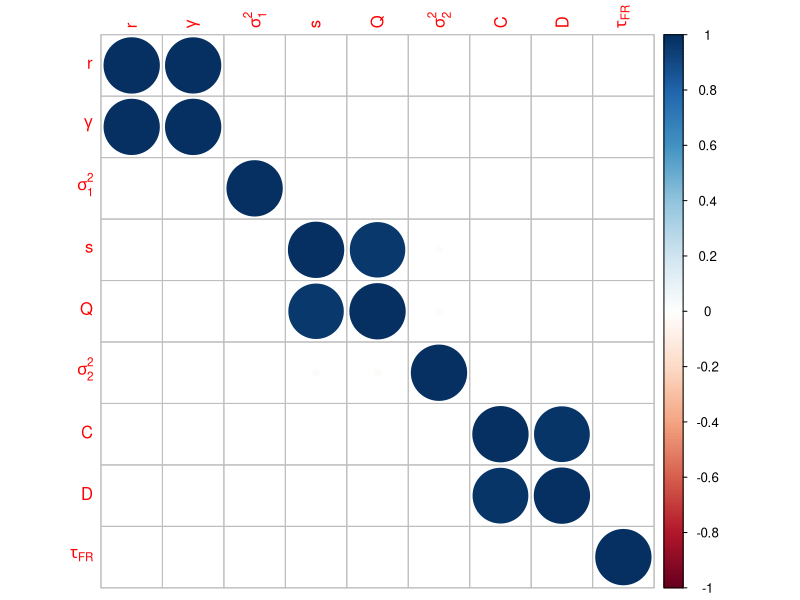
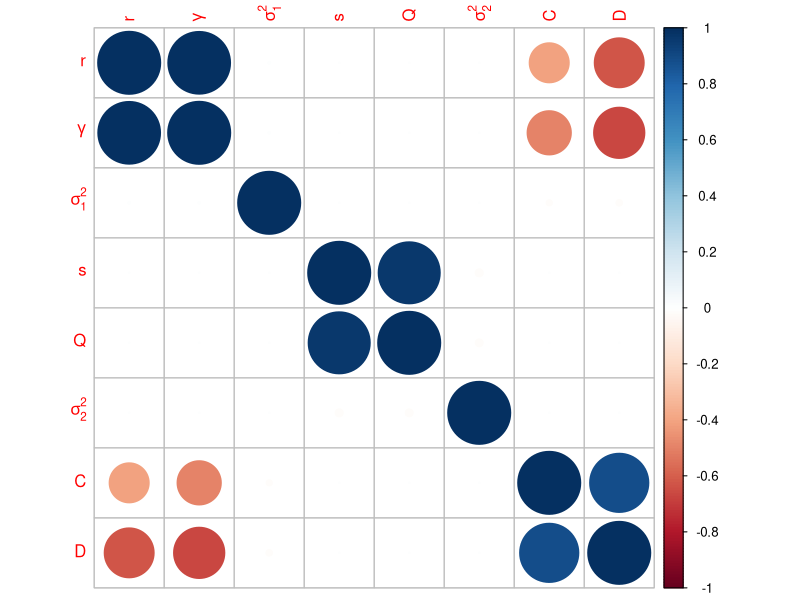
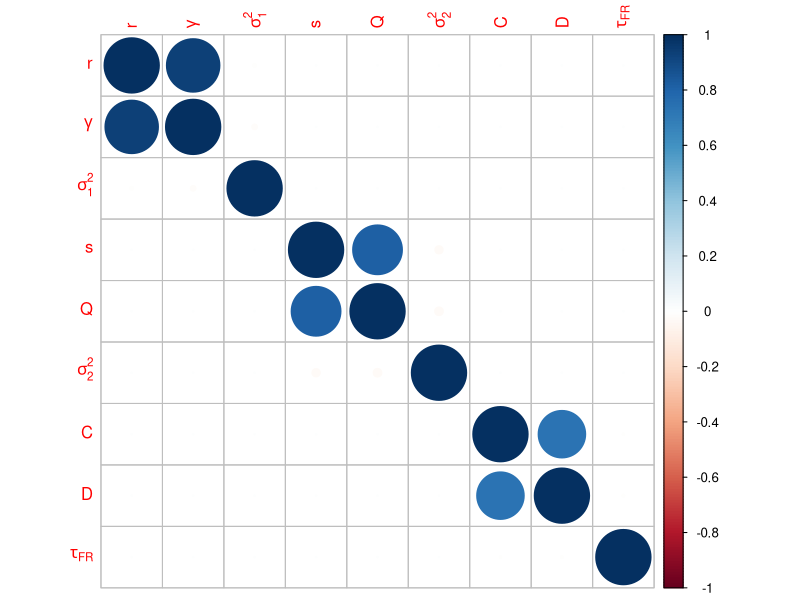
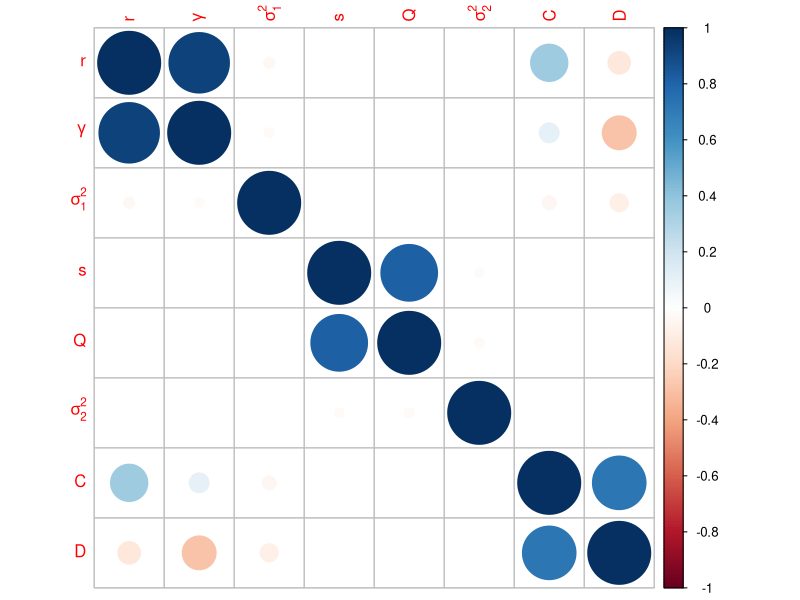
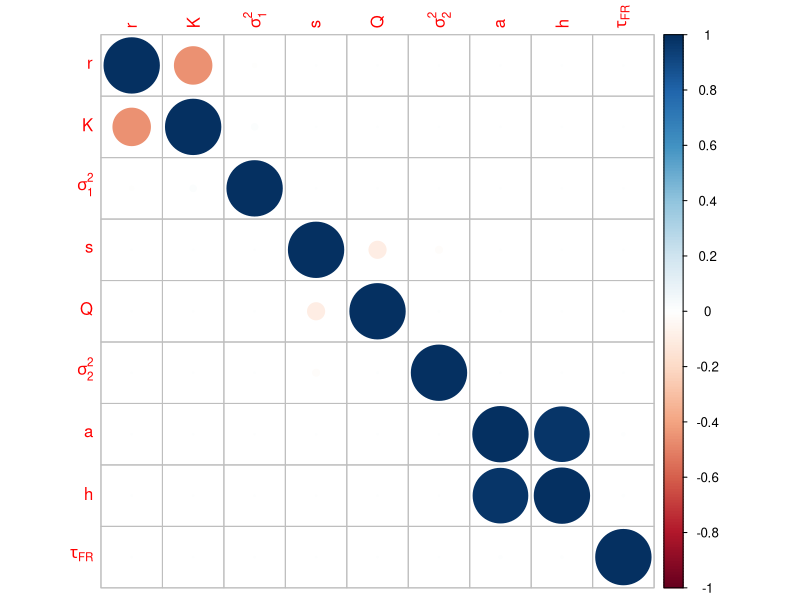
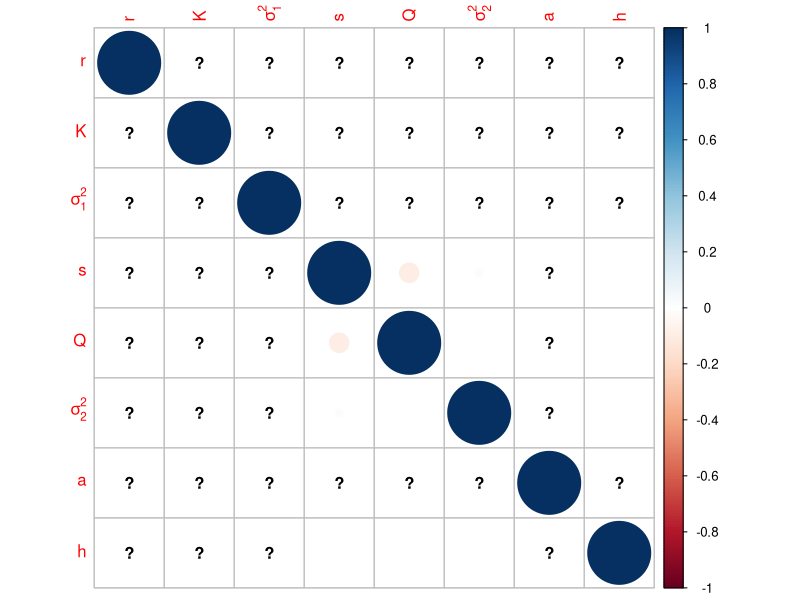
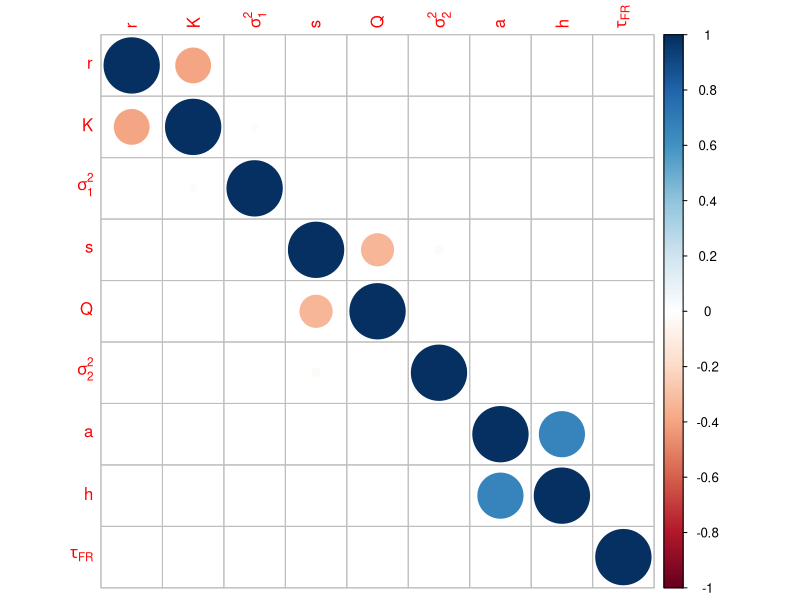
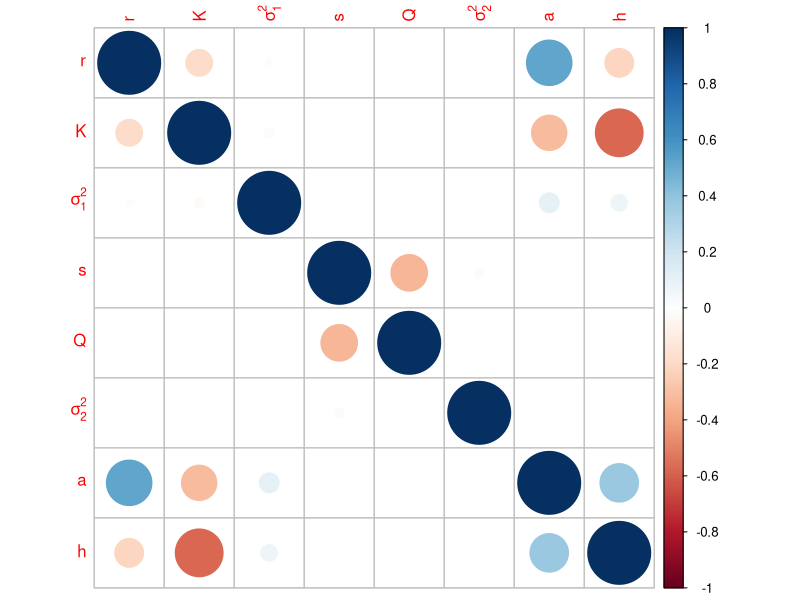

Write the R code that produced these figures, in order.
### FB 26/03/2019 -- Plots of the variances covariances matrices

rm(list=ls())
graphics.off()

### Loads data

FIM1<-read.csv("../frequentist/FIM1.csv")
FIM2<-read.csv("../frequentist/FIM2.csv")
FIM1<-FIM1[,-1]
FIM2<-FIM2[,-1]

### Construct correlation matrices
library(corrplot)

Sigma = solve(FIM1)
Rho = cov2cor(Sigma) #correlation matrix

## see https://stackoverflow.com/questions/51518618/using-expression-to-label-corrplot for labelling in corrplot
par(mfrow=c(1,1))
rownames(Rho) = c("r",":gamma",":sigma[1]^2","s","Q",":sigma[2]^2","C","D",":tau[FR]")
colnames(Rho) = c("r",":gamma",":sigma[1]^2","s","Q",":sigma[2]^2","C","D",":tau[FR]")
corrplot(Rho, method="circle")
pdf("InverseFIM1_corrplot.pdf",width=6,height=6)
corrplot(Rho, method = "number")
dev.off()

Sigma = solve(FIM2)
Rho = cov2cor(Sigma) #correlation matrix
par(mfrow=c(1,1))
rownames(Rho) = c("r",":gamma",":sigma[1]^2","s","Q",":sigma[2]^2","C","D")
colnames(Rho) = c("r",":gamma",":sigma[1]^2","s","Q",":sigma[2]^2","C","D")
corrplot(Rho, method="circle")
pdf("InverseFIM2_corrplot.pdf",width=6,height=6)
corrplot(Rho, method = "number")
dev.off()

## LC data

FIM1<-read.csv("../frequentist/FIM1_noisyLC.csv")
FIM2<-read.csv("../frequentist/FIM2_noisyLC.csv")
FIM1<-FIM1[,-1]
FIM2<-FIM2[,-1]


Sigma = solve(FIM1)
Rho = cov2cor(Sigma) #correlation matrix
par(mfrow=c(1,1))
rownames(Rho) = c("r",":gamma",":sigma[1]^2","s","Q",":sigma[2]^2","C","D",":tau[FR]")
colnames(Rho) = c("r",":gamma",":sigma[1]^2","s","Q",":sigma[2]^2","C","D",":tau[FR]")
corrplot(Rho, method="circle")
pdf("InverseFIM1_noisyLC_corrplot.pdf",width=6,height=6)
corrplot(Rho, method = "number")
dev.off()

Sigma = solve(FIM2)
Rho = cov2cor(Sigma) #correlation matrix
par(mfrow=c(1,1))
rownames(Rho) = c("r",":gamma",":sigma[1]^2","s","Q",":sigma[2]^2","C","D")
colnames(Rho) = c("r",":gamma",":sigma[1]^2","s","Q",":sigma[2]^2","C","D")
corrplot(Rho, method="circle")
pdf("InverseFIM2_noisyLC_corrplot.pdf",width=6,height=6)
corrplot(Rho, method = "number")
dev.off()


### Reparameterized model


### Loads data

FIM1<-read.csv("../frequentist/FIM1_reparam.csv")
FIM2<-read.csv("../frequentist/FIM2_reparam.csv")
FIM1<-FIM1[,-1]
FIM2<-FIM2[,-1]

### Construct correlation matrices

Sigma = solve(FIM1)
Rho = cov2cor(Sigma) #correlation matrix


par(mfrow=c(1,1))
rownames(Rho) = c("r","K",":sigma[1]^2","s","Q",":sigma[2]^2","a","h",":tau[FR]")
colnames(Rho) = c("r","K",":sigma[1]^2","s","Q",":sigma[2]^2","a","h",":tau[FR]")
corrplot(Rho, method="circle")
pdf("InverseFIM1_corrplot_reparam.pdf",width=6,height=6)
corrplot(Rho, method = "number")
dev.off()

Sigma = solve(FIM2)
Rho = cov2cor(Sigma) #correlation matrix
par(mfrow=c(1,1))
rownames(Rho) = c("r","K",":sigma[1]^2","s","Q",":sigma[2]^2","a","h")
colnames(Rho) = c("r","K",":sigma[1]^2","s","Q",":sigma[2]^2","a","h")
corrplot(Rho, method="circle")
pdf("InverseFIM2_corrplot_reparam.pdf",width=6,height=6)
corrplot(Rho, method = "number")
dev.off()

## LC data

FIM1<-read.csv("../frequentist/FIM1_noisyLC_reparam.csv")
FIM2<-read.csv("../frequentist/FIM2_noisyLC_reparam.csv")
FIM1<-FIM1[,-1]
FIM2<-FIM2[,-1]


Sigma = solve(FIM1)
Rho = cov2cor(Sigma) #correlation matrix
par(mfrow=c(1,1))
rownames(Rho) = c("r","K",":sigma[1]^2","s","Q",":sigma[2]^2","a","h",":tau[FR]")
colnames(Rho) = c("r","K",":sigma[1]^2","s","Q",":sigma[2]^2","a","h",":tau[FR]")
corrplot(Rho, method="circle")
pdf("InverseFIM1_noisyLC_corrplot_reparam.pdf",width=6,height=6)
corrplot(Rho, method = "number")
dev.off()

Sigma = solve(FIM2)
Rho = cov2cor(Sigma) #correlation matrix
par(mfrow=c(1,1))
rownames(Rho) = c("r","K",":sigma[1]^2","s","Q",":sigma[2]^2","a","h")
colnames(Rho) = c("r","K",":sigma[1]^2","s","Q",":sigma[2]^2","a","h")
corrplot(Rho, method="circle")
pdf("InverseFIM2_noisyLC_corrplot_reparam.pdf",width=6,height=6)
corrplot(Rho, method = "number")
dev.off()

